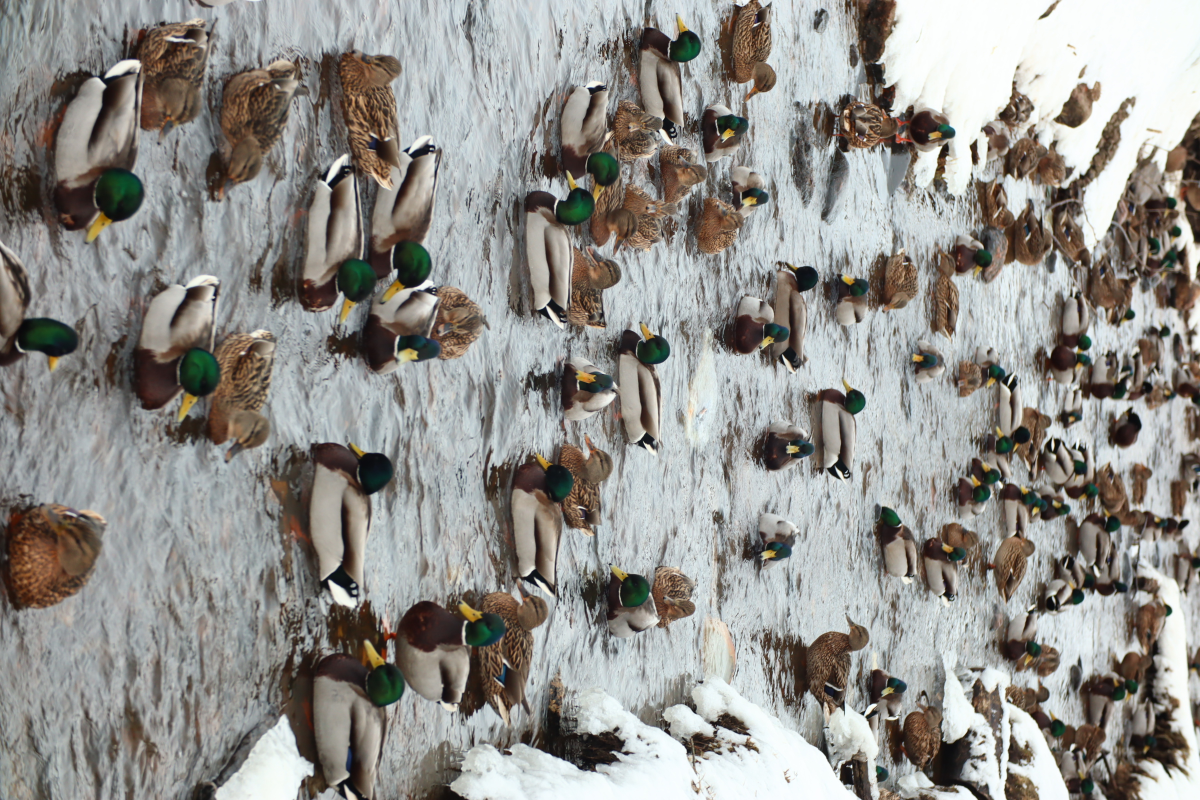
#> input picture ФП/ФП параллельная обработка/ФП обработка изображений/ФП обработка изображений/input_images/IMG_8011.JPG, 2400 x 1600 px (shown at 1/2 size); its folder holds only this picture in this run
$ python 'ФП_обработка_изображений.py'   (older library calls are emulated)
#> lines starting #> are read from the running program, lines starting #| are printed output that depends on the picture
import os
import concurrent.futures
from PIL import Image, ImageFilter


def apply_sharpen_filter(image):
    sharpened_image = image.filter(ImageFilter.SHARPEN)
    return sharpened_image


def apply_sepia_filter(image):
    width, height = image.size
    sepia_image = Image.new('RGB', (width, height))

    for x in range(width):
        for y in range(height):
            r, g, b = image.getpixel((x, y))
            gray = int(0.299 * r + 0.587 * g + 0.114 * b)
            new_r = min(255, gray + 40)
            new_g = min(255, gray + 20)
            new_b = max(0, gray - 20)
            sepia_image.putpixel((x, y), (new_r, new_g, new_b))

    return sepia_image


def apply_resize_filter(image, new_size=(800, 600)):

    resized_image = image.resize(new_size, Image.ANTIALIAS)
    return resized_image


# Загрузка изображений
def load_images(input_folder):
#> called with input_folder = 'input_images'
    images = []
    for filename in os.listdir(input_folder):
        if filename.endswith(".JPG"):
            image = Image.open(os.path.join(input_folder, filename))
#> image is the input picture: PIL image 2400x1600 RGB; mean R, G, B 146.7, 145, 140.7
            images.append(image)
    return images

# Сохранение обработанных изображений
def save_image(image, output_folder, filename):
    image.save(os.path.join(output_folder, filename))

def process_image(image, filters, output_folder):
    try:
        for filter_name, filter_function in filters.items():
            filtered_image = filter_function(image)
            save_image(filtered_image, output_folder, f"{filter_name}_{os.path.basename(image.filename)}")
            print(f"Изображение {os.path.basename(image.filename)} обработано и сохранено.")
    except Exception as e:
        # Обработка ошибок исключений, например, запись в журнал
        print(f"Ошибка при обработке изображения: {str(e)}")


if __name__ == "__main__":
    input_folder = "input_images"
    output_folder = "output_images"
    filters = {
        "sharpen": apply_sharpen_filter,
        "sepia": apply_sepia_filter,
        "resize": apply_resize_filter,
    }

    os.makedirs(output_folder, exist_ok=True)
    images = load_images(input_folder)
#> images = 1 item

     # Создаем пул потоков
    with concurrent.futures.ThreadPoolExecutor(max_workers=os.cpu_count()) as executor:
        tasks = []

        # Заполняем список задач
        for image in images:
            task = executor.submit(process_image, image, filters, output_folder)
            tasks.append(task)
#> this loop made 1 pass
#> (printed output is left out)
#> pass 1, in save_image (call 2), `image.save(os.path.join(output_folder, filename))`:
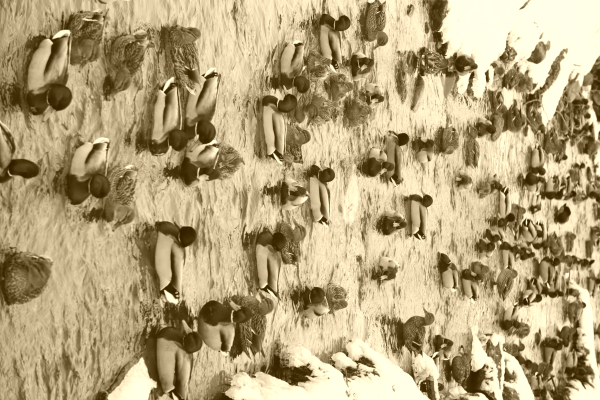
#> saved as sepia_IMG_8011.JPG: PIL image 2400x1600 RGB (shown at 1/4 size); mean R, G, B 181.5, 163.5, 124.5
#> pass 1, in apply_resize_filter, `resized_image = image.resize(new_size, Image.ANTIALIAS)`:
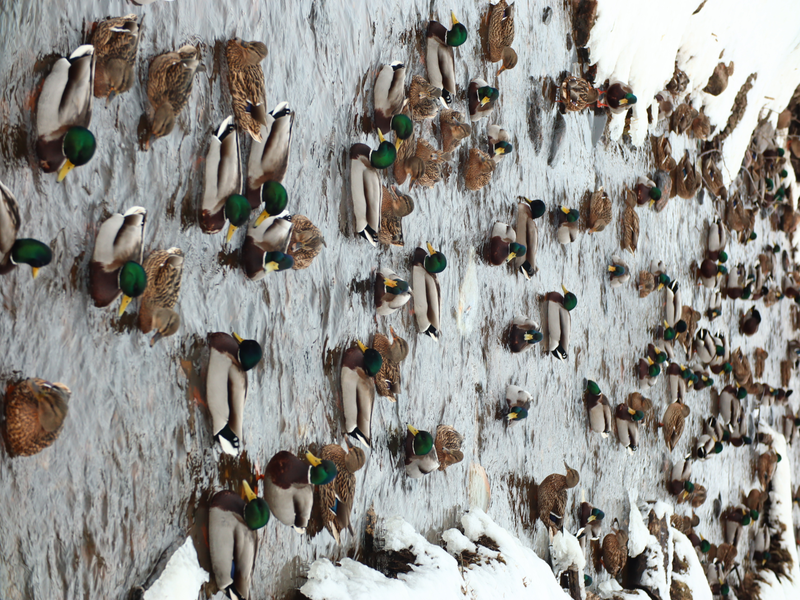
#> resized_image: PIL image 800x600 RGB; mean R, G, B 146.7, 145, 140.7
#> after the loop, tasks = 1 item

        # Ожидаем завершения всех задач
        concurrent.futures.wait(tasks)

    print("Все задачи обработаны.")

$ run again, on ФП/ФП параллельная обработка/ФП обработка изображений/ФП обработка изображений/input_images/IMG_8015.JPG
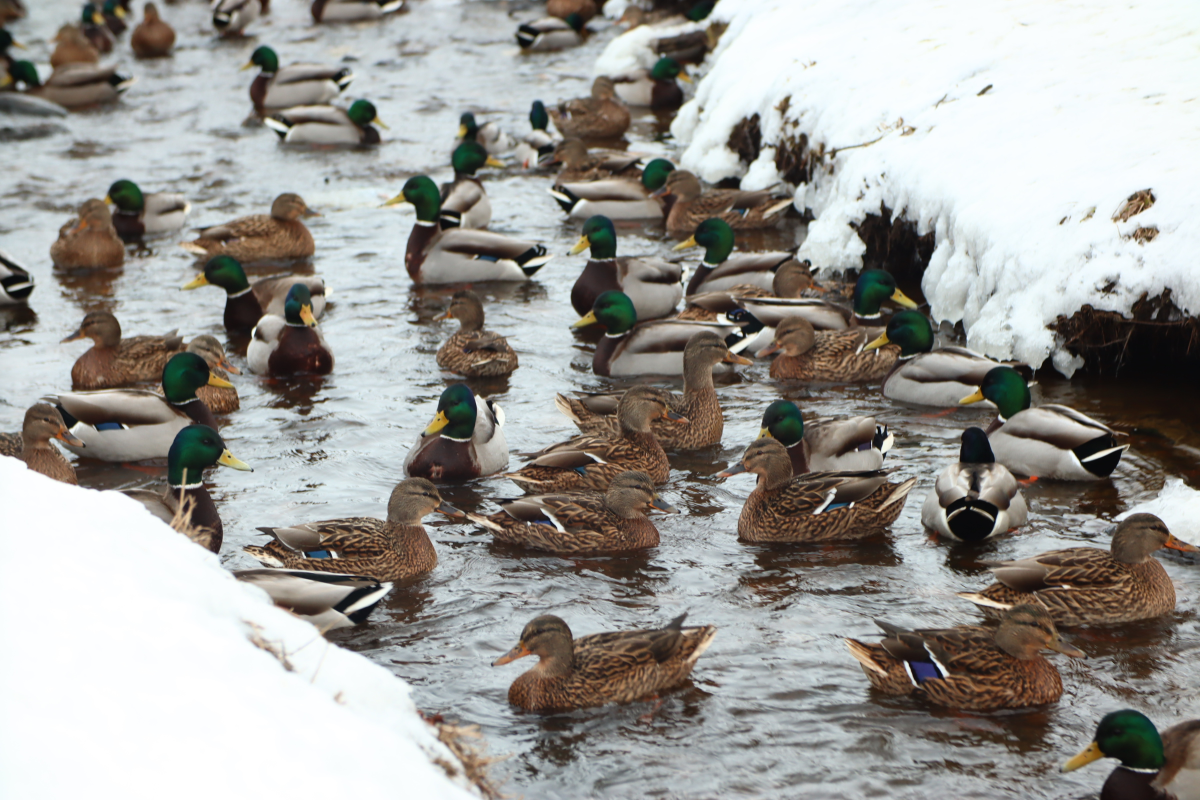
#> input picture ФП/ФП параллельная обработка/ФП обработка изображений/ФП обработка изображений/input_images/IMG_8015.JPG, 2400 x 1600 px (shown at 1/2 size)
#> in load_images, image is the input picture: PIL image 2400x1600 RGB; mean R, G, B 155, 153.2, 149
#> images = 1 item
#> the loop `for image in images:` made 1 pass
#> (printed output is left out)
#> pass 1, in save_image (call 2), `image.save(os.path.join(output_folder, filename))`:
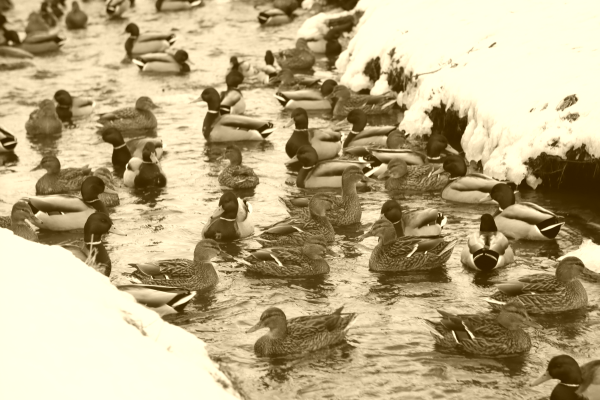
#> saved as sepia_IMG_8015.JPG: PIL image 2400x1600 RGB (shown at 1/4 size); mean R, G, B 184.7, 169.5, 132.8
#> pass 1, in apply_resize_filter, `resized_image = image.resize(new_size, Image.ANTIALIAS)`:
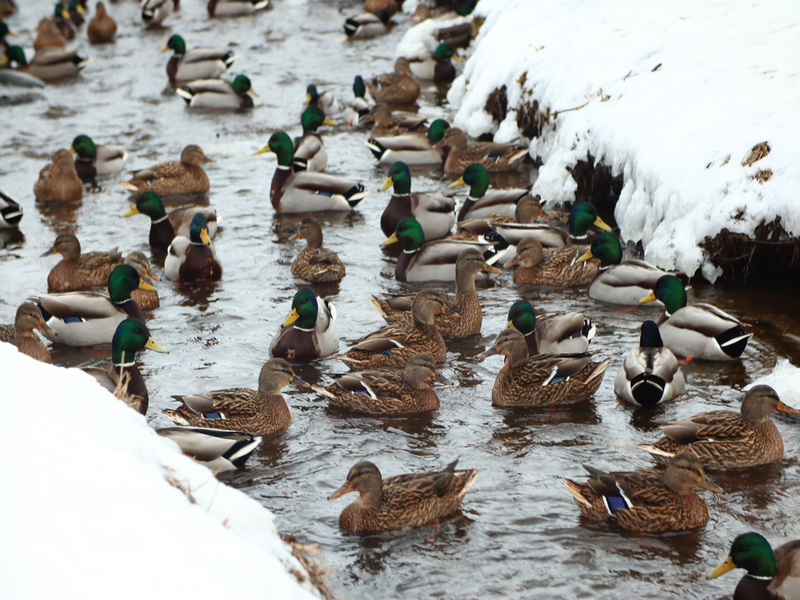
#> resized_image: PIL image 800x600 RGB; mean R, G, B 155, 153.2, 149

$ run again, on ФП/ФП параллельная обработка/ФП обработка изображений/ФП обработка изображений/input_images/IMG_8016.JPG
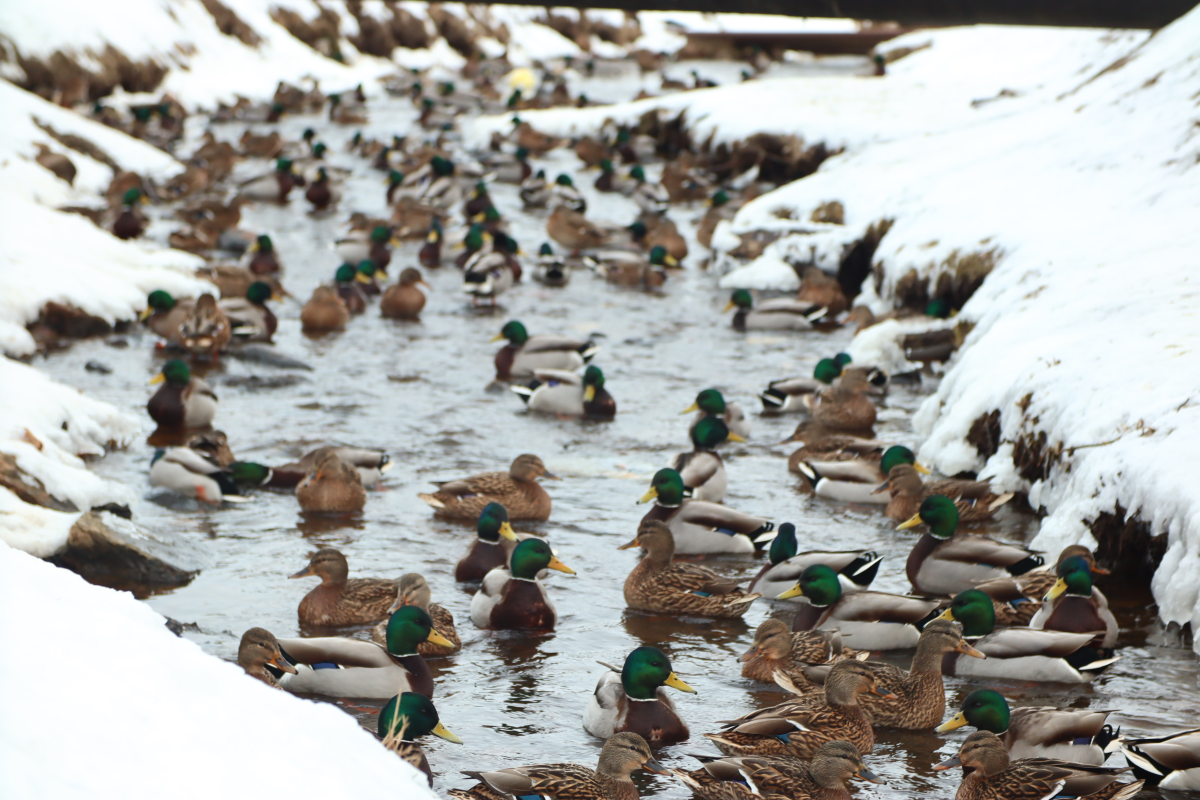
#> input picture ФП/ФП параллельная обработка/ФП обработка изображений/ФП обработка изображений/input_images/IMG_8016.JPG, 2400 x 1600 px (shown at 1/2 size)
#> in load_images, image is the input picture: PIL image 2400x1600 RGB; mean R, G, B 164.1, 163.7, 159.6
#> images = 1 item
#> the loop `for image in images:` made 1 pass
#> (printed output is left out)
#> pass 1, in save_image (call 2), `image.save(os.path.join(output_folder, filename))`:
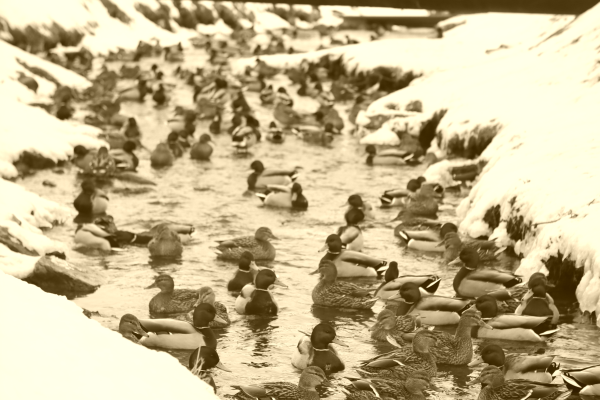
#> saved as sepia_IMG_8016.JPG: PIL image 2400x1600 RGB (shown at 1/4 size); mean R, G, B 193.5, 179.2, 142.8
#> pass 1, in apply_resize_filter, `resized_image = image.resize(new_size, Image.ANTIALIAS)`:
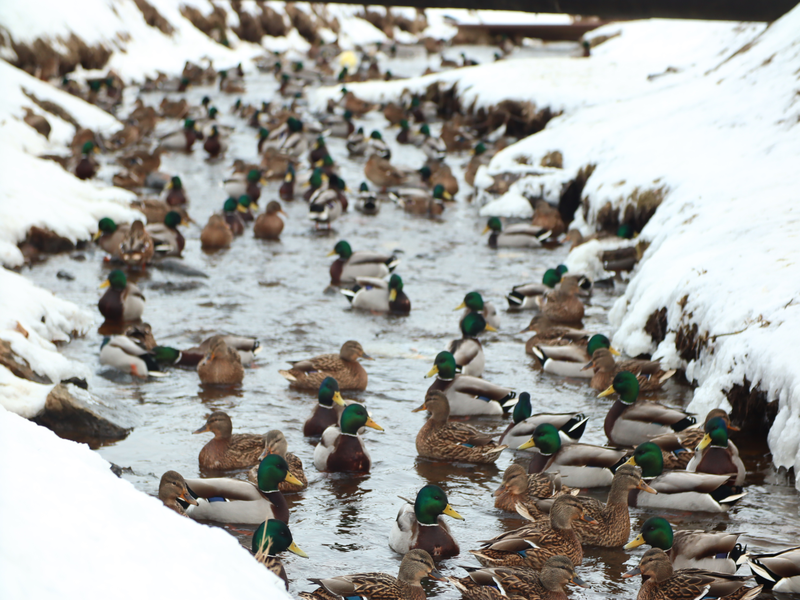
#> resized_image: PIL image 800x600 RGB; mean R, G, B 164.1, 163.7, 159.6
